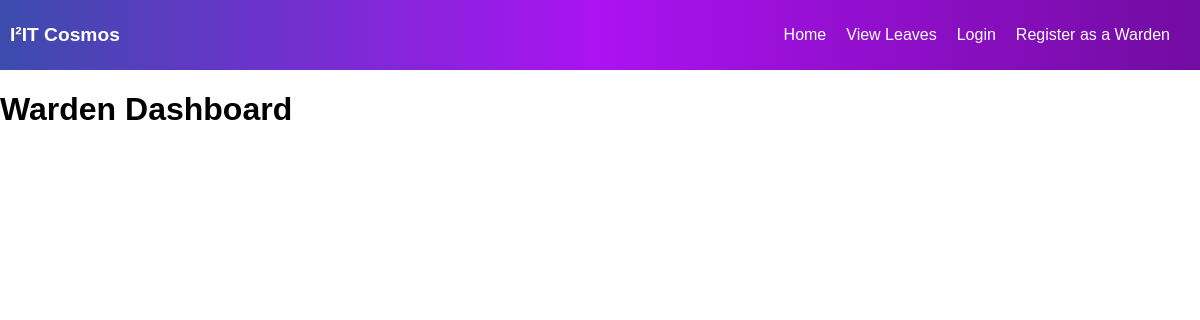
Before: /wardens/warden_dashboard/ with the older database file.
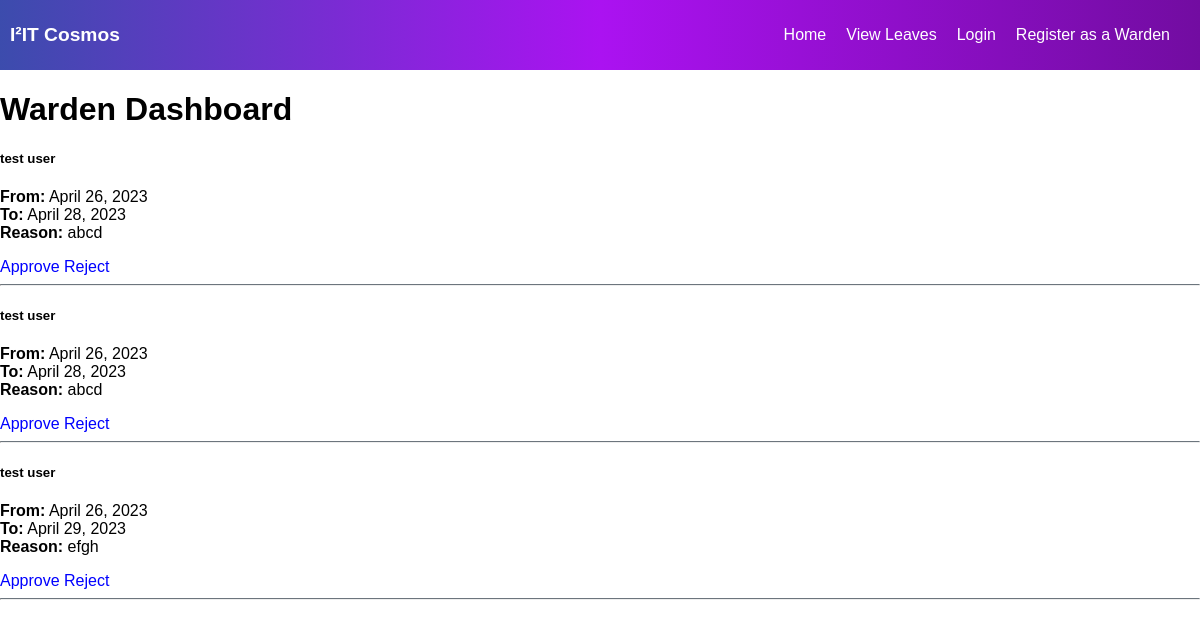
After: the same page with the newer database file.
### leavemanagement/models.py (models this page shows)
class LeaveApplication(models.Model):
    STATUS_CHOICES=(
        ('P', 'Pending'),
        ('A', 'Approved'),
        ('R', 'Rejected'),
    )
    start_date=models.DateField()
    end_date=models.DateField()
    reason=models.CharField(max_length=255)
    status=models.CharField(max_length=1, choices=STATUS_CHOICES, default='P')
    student=models.ForeignKey(Student, on_delete=models.CASCADE, related_name='leave_applications')
    leave_approver = models.ForeignKey(Warden, on_delete=models.SET_NULL, null=True, blank=True, related_name='leave_applications')

### students/models.py (models this page shows)
class Student(AbstractUser):
    first_name=models.CharField(max_length=60)
    last_name=models.CharField(max_length=60)
    hostel=models.BooleanField(default=False)
    phone=models.CharField(max_length=10)
    groups = models.ManyToManyField(
        Group,
        blank=True,
        related_name='students'
    )
    user_permissions = models.ManyToManyField(
        Permission,
        blank=True,
        related_name='students'
    )

### wardens/views.py (the view)
# urls.py: path('warden_dashboard/', views.warden_dashboard, name='warden_dashboard'),
def warden_dashboard(request):
    pending_leaves = LeaveApplication.objects.filter(status='P')
    return render(request, 'warden_dashboard.html', {'pending_leaves': pending_leaves})

### wardens/templates/warden_dashboard.html (shortened to what this page needs)
{% extends 'warden_base.html' %}
{% block content %}
  <h1 class="mt-4">Warden Dashboard</h1>
  {% for leave in pending_leaves %}
  <div class="card mb-3">
      <div class="card-body">
          <h5 class="card-title">{{ leave.student.first_name }} {{ leave.student.last_name }}</h5>
          <p class="card-text"><strong>From:</strong> {{ leave.start_date }}<br><strong>To:</strong> {{ leave.end_date }}<br><strong>Reason:</strong> {{ leave.reason }}</p>
          <a class="link" href="{% url 'wardens:approve_leave' leave.id %}" class="btn btn-success">Approve</a>
          <a class="link" href="#">Reject</a>
      </div>
  </div>
  <hr class="mb-4 mt-4" style="border-top: 1px solid #6c757d;">
{% endfor %}
{% endblock %}

### wardens/templates/warden_base.html (shortened to what this page needs)
<!DOCTYPE html>
<html lang="en">
<head>
</head>
<body>
  <nav>
    <div class="logo">I²IT Cosmos</div>
    <ul>
      <li><a href="{% url 'wardens:warden_home' %}">Home</a></li>
      <li>View Leaves</li>
      {% if user.is_authenticated %}
        <li><a href="{% url 'wardens:warden_logout' %}">Logout</a></li>
      {% else %}
        <li><a href="{% url 'wardens:warden_login' %}">Login</a></li>
        <li><a href="{% url 'wardens:register_warden' %}">Register as a Warden</a></li>
      {% endif %}
    </ul>
  </nav>
  <div class="container">
    {% block content %}
    {% endblock %}
  </div>
</body>
</html>

### wardens/templates/warden_base.html (style rules this page uses)
body { margin: 0; padding: 0; font-family: Arial, sans-serif; }
nav { display: flex; align-items: center; justify-content: flex-end; color: white; background-image: linear-gradient(to right,#3c4cad,#ab12f1,#720ca1); padding: 10px; }
ul { padding: 0; list-style-type: none; display: flex; justify-content: flex-end; align-items: center; }
li { margin-right: 20px; }
a { color: white; text-decoration: none; }
.logo { margin-right: auto; font-size: larger; font-weight: bold; }

### wardens/templates/warden_dashboard.html (style rules this page uses)
.link { color: blue; }

Changed rows visible on the page:
added LeaveApplication: student.first_name "test", student.last_name "user", start_date "April 26, 2023", end_date "April 28, 2023", reason "abcd"
added LeaveApplication: student.first_name "test", student.last_name "user", start_date "April 26, 2023", end_date "April 28, 2023", reason "abcd"
added LeaveApplication: student.first_name "test", student.last_name "user", start_date "April 26, 2023", end_date "April 29, 2023", reason "efgh"
